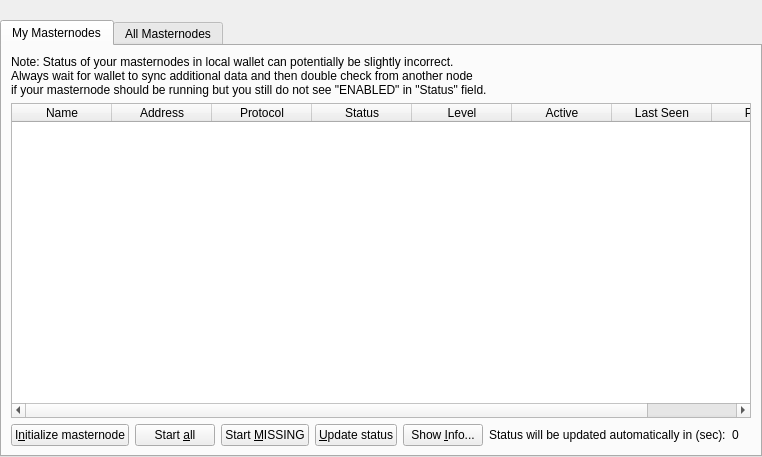
<?xml version="1.0" encoding="UTF-8"?>
<ui version="4.0">
 <class>MasternodeList</class>
 <widget class="QWidget" name="MasternodeList">
  <property name="geometry">
   <rect>
    <x>0</x>
    <y>0</y>
    <width>762</width>
    <height>457</height>
   </rect>
  </property>
  <property name="windowTitle">
   <string>Form</string>
  </property>
  <layout class="QVBoxLayout" name="topLayout">
   <property name="leftMargin">
    <number>0</number>
   </property>
   <property name="topMargin">
    <number>0</number>
   </property>
   <property name="rightMargin">
    <number>0</number>
   </property>
   <property name="bottomMargin">
    <number>0</number>
   </property>
   <item>
    <layout class="QVBoxLayout" name="verticalLayout">
     <property name="bottomMargin">
      <number>0</number>
     </property>
     <item>
      <spacer name="horizontalSpacer0">
       <property name="orientation">
        <enum>Qt::Horizontal</enum>
       </property>
       <property name="sizeHint" stdset="0">
        <size>
         <width>40</width>
         <height>20</height>
        </size>
       </property>
      </spacer>
     </item>
     <item>
      <widget class="QTabWidget" name="tabWidget">
       <property name="currentIndex">
        <number>0</number>
       </property>
       <widget class="QWidget" name="tabMyMasternodes">
        <attribute name="title">
         <string>My Masternodes</string>
        </attribute>
        <layout class="QGridLayout" name="gridLayout_2">
         <item row="0" column="0">
          <layout class="QVBoxLayout" name="verticalLayout_2">
           <property name="bottomMargin">
            <number>0</number>
           </property>
           <item>
            <layout class="QHBoxLayout" name="horizontalLayout_note">
             <property name="bottomMargin">
              <number>0</number>
             </property>
             <item>
              <widget class="QLabel" name="updateNote">
               <property name="text">
                <string>Note: Status of your masternodes in local wallet can potentially be slightly incorrect.&lt;br /&gt;Always wait for wallet to sync additional data and then double check from another node&lt;br /&gt;if your masternode should be running but you still do not see &quot;ENABLED&quot; in &quot;Status&quot; field.</string>
               </property>
              </widget>
             </item>
            </layout>
           </item>
           <item>
            <widget class="QTableWidget" name="tableWidgetMyMasternodes">
             <property name="minimumSize">
              <size>
               <width>695</width>
               <height>0</height>
              </size>
             </property>
             <property name="editTriggers">
              <set>QAbstractItemView::NoEditTriggers</set>
             </property>
             <property name="alternatingRowColors">
              <bool>true</bool>
             </property>
             <property name="selectionMode">
              <enum>QAbstractItemView::SingleSelection</enum>
             </property>
             <property name="selectionBehavior">
              <enum>QAbstractItemView::SelectRows</enum>
             </property>
             <property name="sortingEnabled">
              <bool>true</bool>
             </property>
             <attribute name="horizontalHeaderStretchLastSection">
              <bool>true</bool>
             </attribute>
             <column>
              <property name="text">
               <string>Name</string>
              </property>
             </column>
             <column>
              <property name="text">
               <string>Address</string>
              </property>
             </column>
             <column>
              <property name="text">
               <string>Protocol</string>
              </property>
             </column>
             <column>
              <property name="text">
               <string>Status</string>
              </property>
             </column>
             <column>
                <property name="text">
                    <string>Level</string>
                </property>
            </column>
             <column>
              <property name="text">
               <string>Active</string>
              </property>
             </column>
             <column>
              <property name="text">
               <string>Last Seen</string>
              </property>
             </column>
             <column>
              <property name="text">
               <string>Payee</string>
              </property>
             </column>
            </widget>
           </item>
           <item>
            <layout class="QHBoxLayout" name="horizontalLayout_5">
             <property name="bottomMargin">
              <number>0</number>
             </property>
             <item>
              <widget class="QPushButton" name="startButton">
               <property name="text">
                <string>I&amp;nitialize masternode</string>
               </property>
              </widget>
             </item>
             <item>
              <widget class="QPushButton" name="startAllButton">
               <property name="text">
                <string>Start &amp;all</string>
               </property>
              </widget>
             </item>
             <item>
              <widget class="QPushButton" name="startMissingButton">
               <property name="text">
                <string>Start &amp;MISSING</string>
               </property>
              </widget>
             </item>
             <item>
              <widget class="QPushButton" name="UpdateButton">
               <property name="text">
                <string>&amp;Update status</string>
               </property>
              </widget>
             </item>
             <item>
              <widget class="QPushButton" name="QRButton">
               <property name="toolTip">
                <string>Show additional Masternode information</string>
               </property>
               <property name="text">
                <string>Show &amp;Info...</string>
               </property>
              </widget>
             </item>
             <item>
              <widget class="QLabel" name="autoupdate_label">
               <property name="text">
                <string>Status will be updated automatically in (sec):</string>
               </property>
              </widget>
             </item>
             <item>
              <widget class="QLabel" name="secondsLabel">
               <property name="text">
                <string>0</string>
               </property>
              </widget>
             </item>
             <item>
              <spacer name="horizontalSpacer_5">
               <property name="orientation">
                <enum>Qt::Horizontal</enum>
               </property>
               <property name="sizeHint" stdset="0">
                <size>
                 <width>40</width>
                 <height>20</height>
                </size>
               </property>
              </spacer>
             </item>
            </layout>
           </item>
          </layout>
         </item>
        </layout>
       </widget>
       <widget class="QWidget" name="tabAllMasternodes">
        <attribute name="title">
         <string>All Masternodes</string>
        </attribute>
        <layout class="QGridLayout" name="gridLayout">
         <item row="1" column="0">
          <widget class="QTableWidget" name="tableWidgetMasternodes">
           <property name="editTriggers">
            <set>QAbstractItemView::NoEditTriggers</set>
           </property>
           <property name="alternatingRowColors">
            <bool>true</bool>
           </property>
           <property name="selectionBehavior">
            <enum>QAbstractItemView::SelectRows</enum>
           </property>
           <property name="selectionMode">
            <enum>QAbstractItemView::NoSelection</enum>
           </property>
           <property name="sortingEnabled">
            <bool>true</bool>
           </property>
           <attribute name="horizontalHeaderStretchLastSection">
            <bool>true</bool>
           </attribute>
           <column>
            <property name="text">
             <string>Address</string>
            </property>
           </column>
           <column>
            <property name="text">
             <string>Protocol</string>
            </property>
           </column>
           <column>
            <property name="text">
             <string>Status</string>
            </property>
           </column>
           <column>
                <property name="text">
                    <string>Level</string>
                </property>
            </column>
           <column>
            <property name="text">
             <string>Active</string>
            </property>
           </column>
           <column>
            <property name="text">
             <string>Last Seen</string>
            </property>
           </column>
           <column>
            <property name="text">
             <string>Payee</string>
            </property>
           </column>
          </widget>
         </item>
         <item row="0" column="0">
          <layout class="QHBoxLayout" name="horizontalLayout_3">
           <property name="bottomMargin">
            <number>0</number>
           </property>
           <item>
            <widget class="QLabel" name="label_filter">
             <property name="text">
              <string>Filter List:</string>
             </property>
            </widget>
           </item>
           <item>
            <widget class="QLineEdit" name="filterLineEdit">
             <property name="toolTip">
              <string>Filter masternode list</string>
             </property>
            </widget>
           </item>
           <item>
            <spacer name="horizontalSpacer_3">
             <property name="orientation">
              <enum>Qt::Horizontal</enum>
             </property>
             <property name="sizeHint" stdset="0">
              <size>
               <width>10</width>
               <height>20</height>
              </size>
             </property>
            </spacer>
           </item>
           <item>
            <widget class="QLabel" name="label_count">
             <property name="text">
              <string>Node Count:</string>
             </property>
            </widget>
           </item>
           <item>
            <widget class="QLabel" name="countLabel">
             <property name="text">
              <string>0</string>
             </property>
            </widget>
           </item>
          </layout>
         </item>
        </layout>
       </widget>
      </widget>
     </item>
    </layout>
   </item>
  </layout>
 </widget>
 <resources/>
 <connections/>
</ui>
